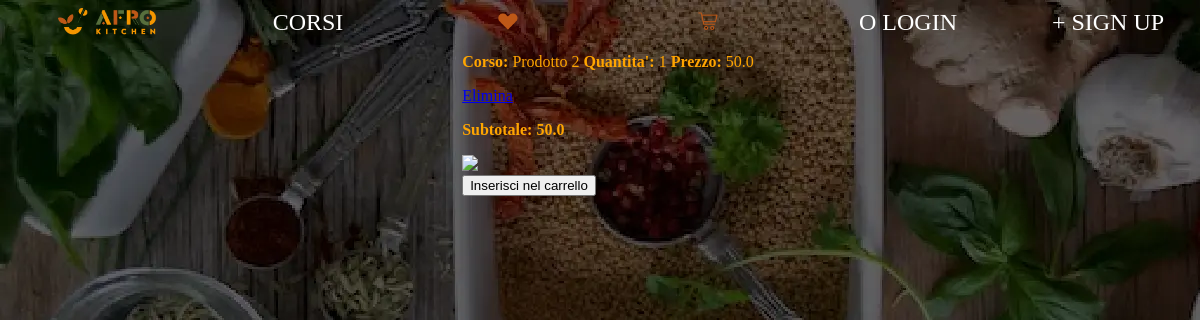
The app's page /carrello2 (signed in) with its own data.
### tables this page shows
CREATE TABLE carrello (
    id INTEGER PRIMARY KEY,
    id_uten INTEGER,
    id_prodotto INTEGER,
    quantita INTEGER,
    prezzo_unitario REAL,
    nome_prodotto TEXT
);

### app.py (the view)
@app.route('/carrello2', methods=['POST', 'GET'])
@login_required
def vis_carrello():
    if 'id_utente' not in globals():
        msg="Prima effettuare il login"
        return render_template("index.html", msg=msg)
    else:
        id=id_utente
        tabella="carrello"
        db=db_utenti()
        acquistati=visualizza_carrello(db, id, tabella)
        tot=0
        for acquisto in acquistati:
            tot+=float(acquisto[4])
        return render_template("carrello.html", acquistati=acquistati, tot=tot)

### app.py (called while the page is built)
def db_utenti():
    db = getattr(g, '_database', None)
    if db is None:
        db = g._database = sqlite3.connect(DATABASE)
    return db

def visualizza_carrello(db_ram, id, tabella):
    cursore=db_ram.cursor()
    cursore.execute(f"SELECT * FROM {tabella} WHERE id_uten={id}")
    carrello=cursore.fetchall()
    return carrello

def login_required(view_func):
    @wraps(view_func)
    def wrapped_view(*args, **kwargs):
        if 'id_utenti' in session:
            return view_func(*args, **kwargs)
        else:
            return redirect(url_for('no'))
    return wrapped_view

### templates/carrello.html (shortened to what this page needs)
<!DOCTYPE html>
<head>
    <link type="text/css" rel="stylesheet" href="{{ url_for('static', filename='templates.css') }}" />
</head>
<body class="body">
    <header class="banner">
        <a href="{{url_for('index')}}" class="link"><img src="{{url_for('static', filename='logo intero.png')}}" alt="Logo1" class="img" /></a>
        <a href="{{url_for('landing')}}" class="link">CORSI</a>
        <a href="{{url_for('landing')}}" class="link"><img src="{{url_for('static', filename='preferito selezionato.png')}}" alt="preferiti" class="img2" /></a>
        <a href="{{url_for('vis_carrello')}}" class="link"><img src="{{url_for('static', filename='cart in corso.png')}}" alt="carrello" class="img2" /> </a>
        <p id="comparsa" class="link">O LOGIN</p>
        <p id="comparsa2" class="link">+ SIGN UP</p>
    </header>
    <div class="pannello">
        {% for acquistati in acquistati %}
        <div>
            <p><strong>Corso: </strong>{{ acquistati[5] }} <strong>Quantita': </strong>{{acquistati[3]}} <strong>Prezzo: </strong>{{acquistati[4]}}</p>
            <a href="{{url_for('elimina_riga', id77=acquistati[0])}}">Elimina</a>
        </div>
        {% endfor %}
        <p><strong>Subtotale: {{tot}}</strong></p>
        <form action="{{ url_for('carrello') }}" method="post" class="pannello2">
            <img src="#" class="little" /><br>
            <button type="submit">Inserisci nel carrello</button><br />
        </form>
    </div>
</body>

### static/templates.css (style rules this page uses)
.body { background-image: url("base homepage.webp"); background-size:auto; color: orange; display:flex; flex-direction:column; width:100%; justify-content: center; align-items: center; }
.img { width:50%; height:18%; margin-bottom:-5%; }
.img2 { width:10%; height:2.5%; }
.banner { position:relative; width: 100%; height: 20%; display:flex; flex-direction:row; padding:1.5%, 0%; align-items:center; color:orange; }
.link { position: relative; text-decoration: none; color: white; font-size: 150%; text-align: center; margin: auto; width: 100%; cursor:pointer; }

### records on screen
carrello: nome_prodotto "Prodotto 2", quantita "1", prezzo_unitario "50.0"

### other values on screen
{{ tot }} "50.0"
